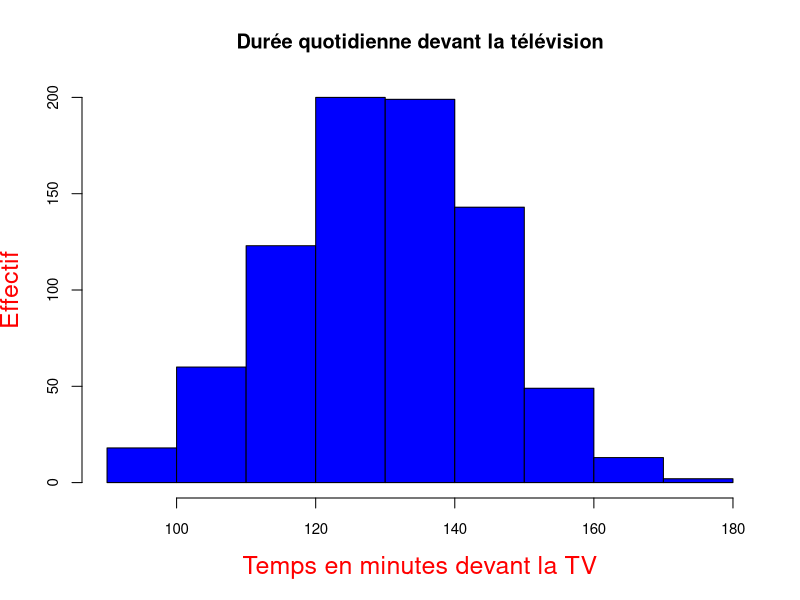
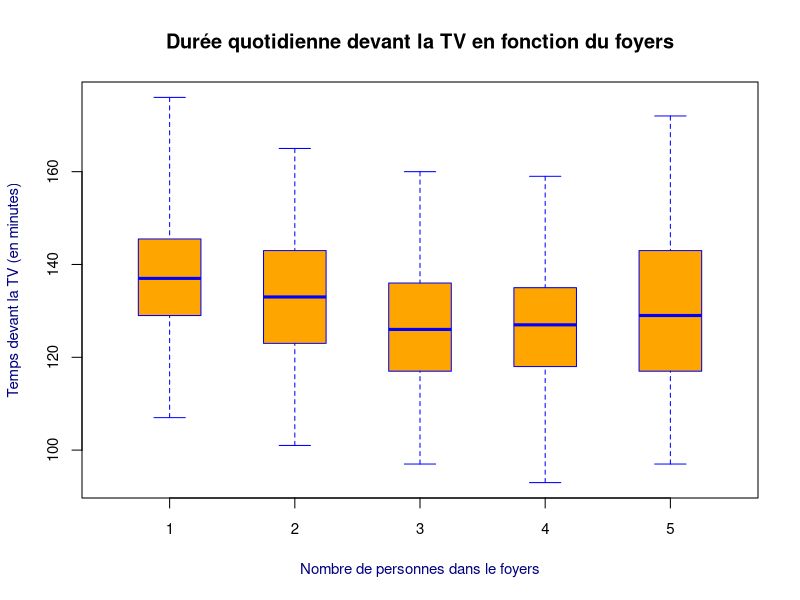

These charts were generated, in order, by the following R code:
#Exercice 2
#1
data<-read.table("Donnees.txt",header = T,sep = ";")
data

#2
nrow(data)
#C'est un échantillon de 807 observations

#3
str(data)
#Les différentes variables sont donc le genre, homme ou femme, le nombre de personnes 
#dans le foyers, le diplome de la personne observée et enfin le temps passé à regarder
#la télévision

#4
summary(data)
levels(data$Diplome)

#5
hist(data$DureeTV, main="Durée quotidienne devant la télévision",ylab="Effectif",
     xlab = "Temps en minutes devant la TV",cex.lab = 1.5,
     cex.axis = 0.9,col.lab = "red", col.axis = "black",col="blue")

#6
NROW(data$DureeTV[data$DureeTV>=120])

#7
dataF<-data[data$Genre=="F",]
dataF

#8
dataF[,-1]

#9
attach(data)
Foyers<-as.factor(Foyers)
plot(Foyers,DureeTV,main="Durée quotidienne devant la TV en fonction du foyers",
     xlab="Nombre de personnes dans le foyers",ylab="Temps devant la TV (en minutes)",
     range=0,col="orange",boxwex=0.5,border="blue",col.lab="navy blue",cex.lab=0.9,
     cex.axis=0.9)

#10
Foyers<-as.integer(Foyers)
round(mean(DureeTV[Foyers==4]),1)

#11
Vec<-rep("1",nrow(data))
Vec[Diplome=="Pas de diplome"]<-0
Vec[Diplome=="BEPC"]<-0
Vec[Diplome=="CAP,BEP"]<-0
Vec

#12
NROW(Vec[Genre=="H"])   #Nombre d'homme totale dans l'echantillon
NROW(Vec[Vec==1&Genre=="H"])  #Nombre d'homme ayant le bac ou plus dans la totalité de 
#l'echantillon
round((NROW(Vec[Vec==1&Genre=="H"])/NROW(Vec[Genre=="H"]))*100,digits=4)  # Calcule de
#pourcentage des hommes ayant le bac ou plus dans l'echantillon, arrondi au millième

#13
ftable(Genre, Diplome)

#14
data.lm<-lm(Foyers ~ Diplome*Genre, data)
data.lm
summary(data.lm)
#On prend la p-value la plus élevée